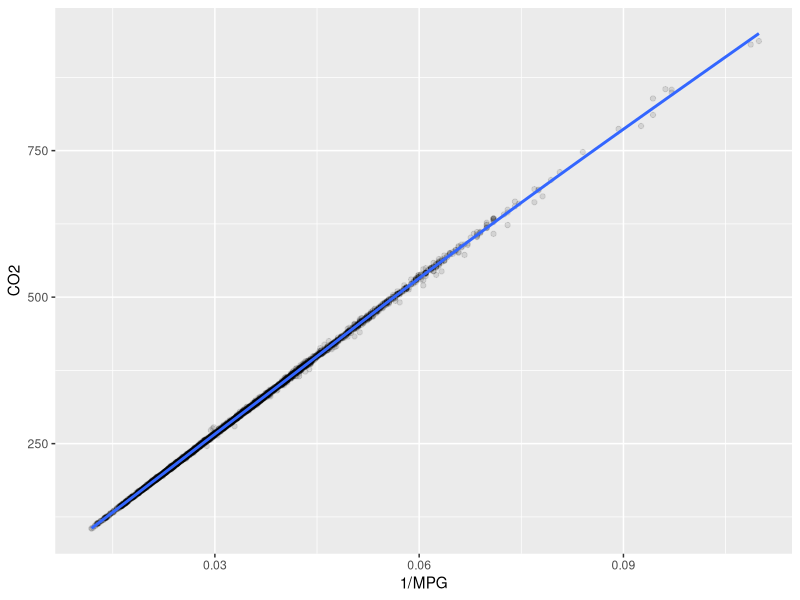
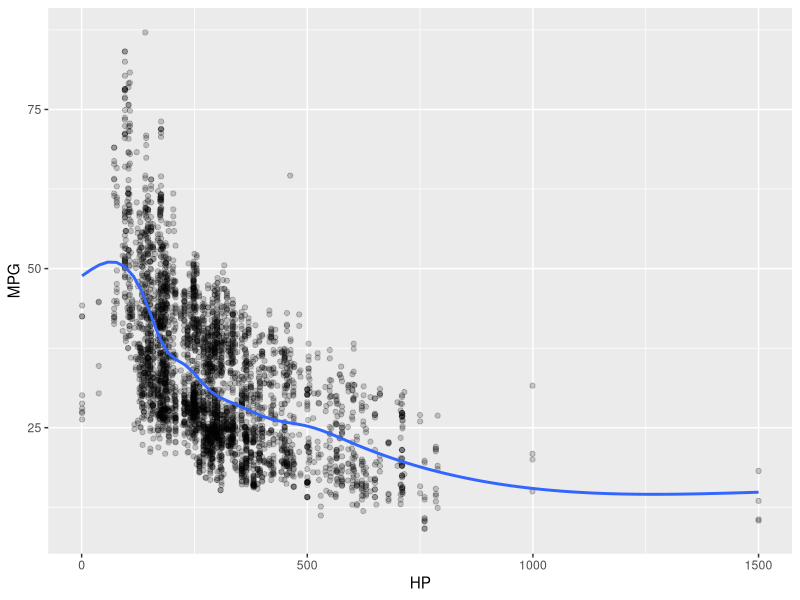
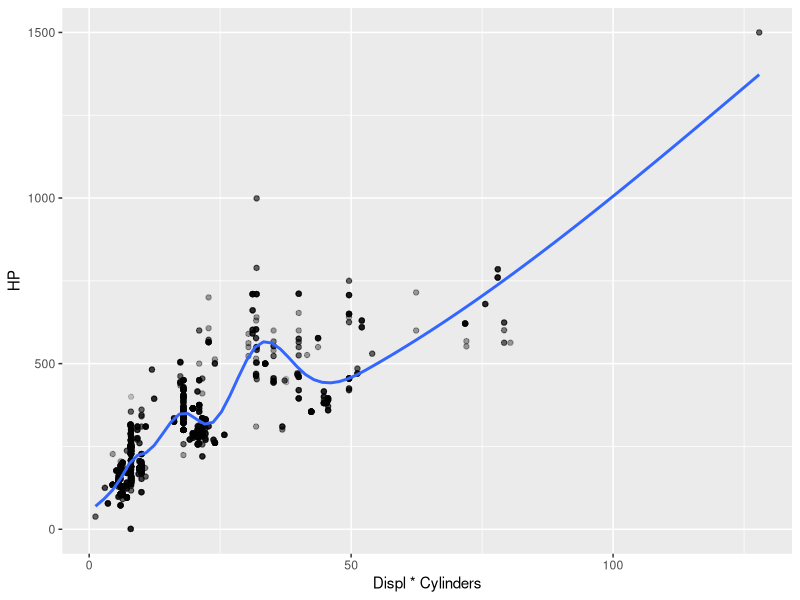
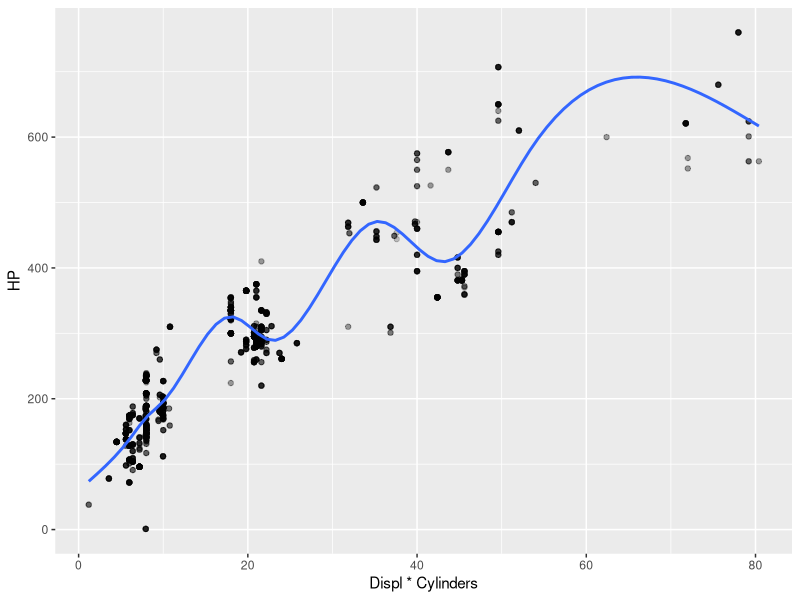
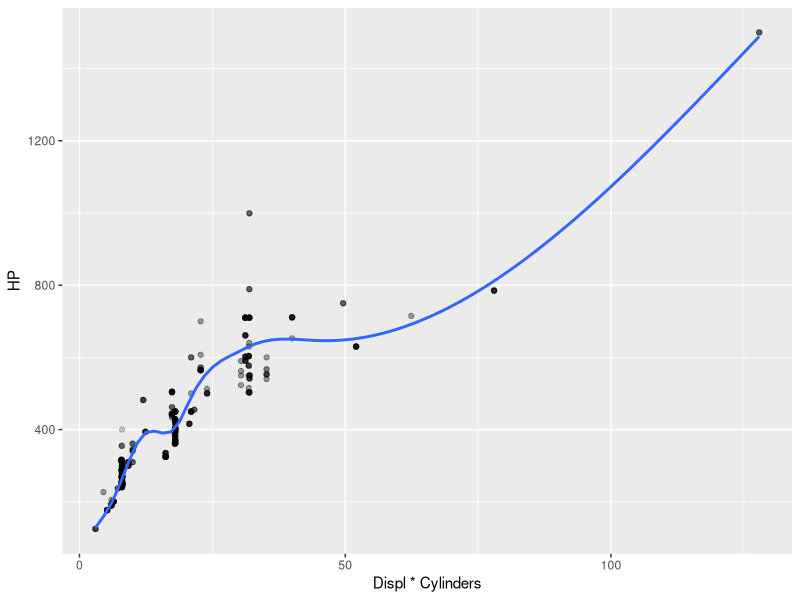
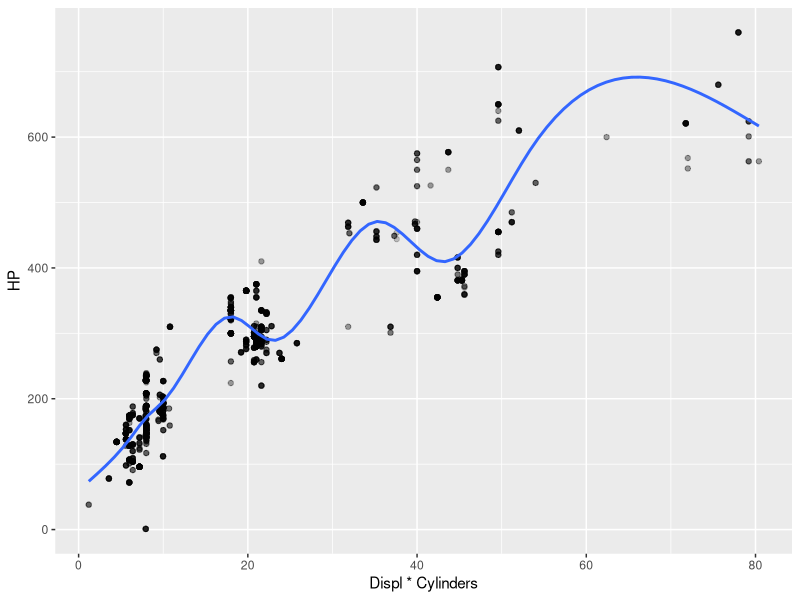
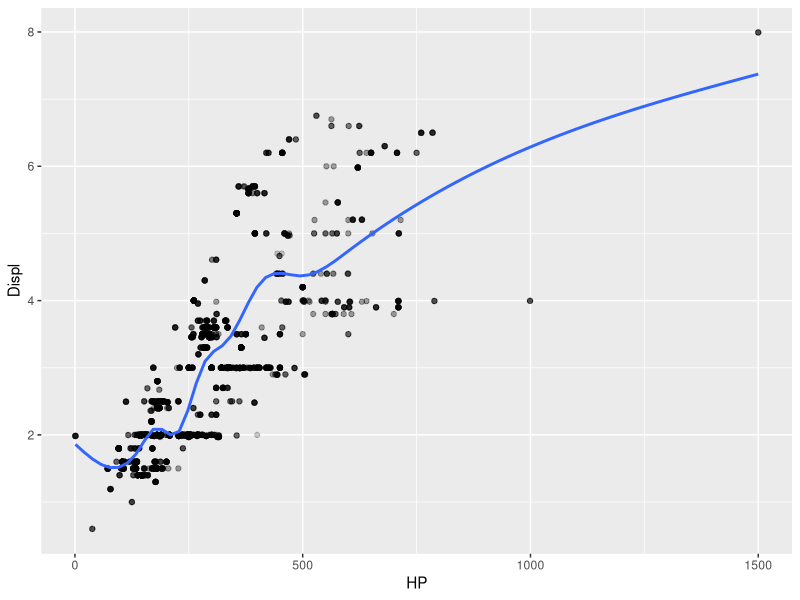
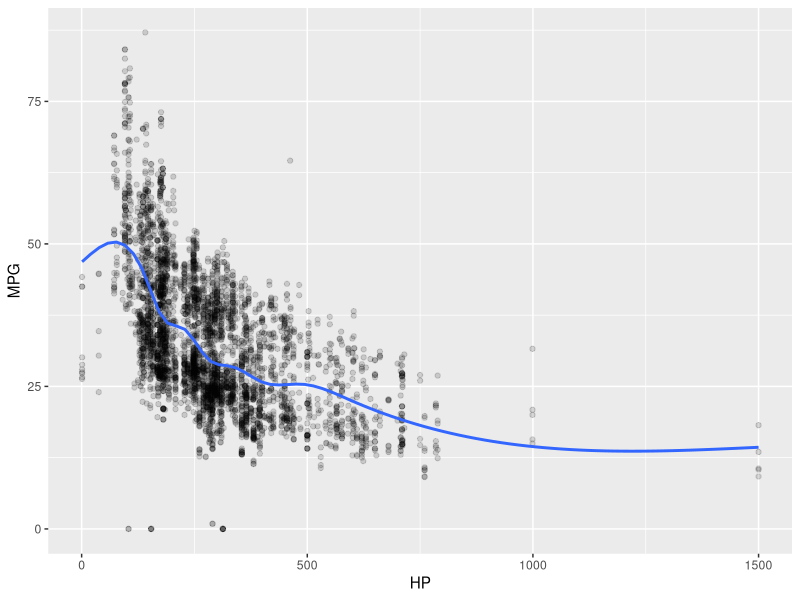

Here is the R script that generated these plots, in order: (Note: this script raises an error after producing the figures.)
library(tidyverse)
library(ggplot2)
library(corrplot)
library(modelr)
rethink = read_csv("rethink.csv") #read the database

rethink = rethink %>% filter(Displ < 70 & MPG <100) #let's tide it up

View (rethink)

ggplot(rethink %>% filter(Fuel == "Tier 2 Cert Gasoline"), aes(x = 1/MPG, y = CO2)) +
  geom_point(alpha = 0.1) +
  geom_smooth()


cor(1/(rethink %>% filter (MPG > 0 & CO2 > 0 & Fuel == "Tier 2 Cert Gasoline"))$MPG, (rethink %>% filter (MPG > 0 & CO2 > 0 & Fuel == "Tier 2 Cert Gasoline"))$CO2)

ggplot((rethink %>% filter(Displ < 70 & Displ > 0.1 & Fuel == "Tier 2 Cert Gasoline" )), aes(x = HP, y = MPG)) +
  geom_point(alpha = 0.2) +
  geom_smooth(se=FALSE)

ggplot((rethink %>% filter(Displ < 70 & Displ > 0.1 & Cylinders > 0 & Fuel == "Tier 2 Cert Gasoline")), aes(x = Displ*Cylinders, y = HP)) +
  geom_point(alpha = 0.2) +
  geom_smooth(se=FALSE) #Good approx: HP = Displacement (Liters)* Cylinders * 10


ggplot((rethink %>% filter(Displ < 70 & Displ > 0.1 & Cylinders > 0 & Fuel == "Tier 2 Cert Gasoline" & HP/Displ < 120)), aes(x = Displ*Cylinders, y = HP)) +
  geom_point(alpha = 0.2) +
  geom_smooth(se=FALSE) #No turbo, function is apparently logarithmic

ggplot((rethink %>% filter(Displ < 70 & Displ > 0.1 & Cylinders > 0 & Fuel == "Tier 2 Cert Gasoline" & HP/Displ > 120)), aes(x = Displ*Cylinders, y = HP)) +
  geom_point(alpha = 0.2) +
  geom_smooth(se=FALSE) #Turbo only, function is initially logarithmic and after exponential (but just one)


######################TESTS#####################



ggplot((rethink %>% filter(Displ < 70 & Displ > 0.1 & Cylinders > 0 & Fuel == "Tier 2 Cert Gasoline" & HP/Displ < 120)), aes(x = Displ*Cylinders, y = HP)) +
  geom_point(alpha = 0.2) +
  geom_smooth(se=FALSE)


ggplot((rethink %>% filter(Displ < 70 & Displ > 0.1)), aes(x = HP, y = Displ)) +
  geom_point(alpha = 0.2) +
  geom_smooth(se=FALSE)

ggplot((rethink %>% filter(Displ < 70 & Displ > 0.1 & Cylinders > 0 )), aes(x = HP, y = MPG)) +
  geom_point(alpha = 0.15) +
  geom_smooth(se=FALSE)

cor((rethink %>% filter(Displ < 70 & Displ > 0.1 & HP < 200 & HP > 80 & Cylinders > 0))$Displ/
    (rethink %>% filter(Displ < 70 & Displ > 0.1 & HP < 200 & HP > 80 & Cylinders > 0))$Cylinders,
    (rethink %>% filter(Displ < 70 & Displ > 0.1 & HP < 200 & HP > 80 & Cylinders > 0))$HP/
    (rethink %>% filter(Displ < 70 & Displ > 0.1 & HP < 200 & HP > 80 & Cylinders > 0))$Displ
)

ggplot((rethink %>% filter(Test == "FTP")), aes(x = CO, y = CO2)) +
  geom_point(alpha = 0.2) +
  xlim(0, 1) +
  ylim(0, 1000) +
  geom_smooth(se=FALSE)

#ggplot ((rethink %>% group_by(Fuel)

ggplot((rethink), aes(x = Fuel=="Electricity", y = CO2)) +
  geom_boxplot()

cor((rethink %>% filter(Displ < 70 & Displ > 0.1))$Displ/Cylinders, (rethink %>% filter(Displ < 70 & Displ > 0.1))$HP/Displ)

cor((rethink %>% filter(Displ < 70 & Displ > 0.1 & Cylinders > 0))$HP/
    (rethink %>% filter(Displ < 70 & Displ > 0.1 & Cylinders > 0))$Displ,
    (rethink %>% filter(Displ < 70 & Displ > 0.1 & Cylinders > 0))$Displ/
    (rethink %>% filter(Displ < 70 & Displ > 0.1 & Cylinders > 0))$Cylinders)


cor((rethink %>% filter (MPG > 0 & CO2 > 0))$MPG, (rethink %>% filter (MPG > 0 & CO2 > 0))$CO2)
cor((rethink %>% filter (MPG > 0 & NOx > 0))$MPG, (rethink %>% filter (MPG > 0 & NOx > 0))$NOx)

cor((rethink %>% filter (NOx > 0 & CO > 0))$NOx, (rethink %>% filter (NOx > 0 & CO > 0))$CO)

cor(rethink$Cylinders, rethink$HP)

cor((rethink %>% filter(Cylinders > 0 & Fuel == "Tier 2 Cert Gasoline"))$Cylinders,
    (rethink %>% filter(Cylinders > 0 & Fuel == "Tier 2 Cert Gasoline"))$MPG)

cor((rethink %>% filter(Cylinders > 0 & Fuel == "Tier 2 Cert Gasoline"))$Displ,
    (rethink %>% filter(Cylinders > 0 & Fuel == "Tier 2 Cert Gasoline"))$MPG)

cor((rethink %>% filter(Cylinders > 0 & Fuel == "Tier 2 Cert Gasoline"))$HP,
    (rethink %>% filter(Cylinders > 0 & Fuel == "Tier 2 Cert Gasoline"))$MPG)

cor((rethink %>% filter(Cylinders > 0 & Fuel == "Tier 2 Cert Gasoline"))$Weight,
    (rethink %>% filter(Cylinders > 0 & Fuel == "Tier 2 Cert Gasoline"))$MPG)

ggplot(data = rethink, mapping = aes(x = Displ, y = HP, color = Fuel)) +
  geom_point() + 
  geom_smooth(se = FALSE)

ggplot((rethink %>% filter(Displ < 70 & Displ > 0.1 & Fuel == "Tier 2 Cert Gasoline")), aes(x = Displ, y = Weight)) +
  geom_point(alpha = 0.2) +
  geom_smooth(se=FALSE)

ggplot((rethink %>% filter(Displ < 70 & Displ > 0.1 & Fuel == "Tier 2 Cert Gasoline")), aes(x = Displ, y = MPG)) +
  geom_point(alpha = 0.2) +
  geom_smooth(se=FALSE)

ggplot((rethink %>% filter(Displ < 70 & Displ > 0.1 & Fuel == "Tier 2 Cert Gasoline")), aes(x = (Weight), y = MPG)) +
  geom_point(alpha = 0.2) +
  geom_smooth(se=FALSE)
